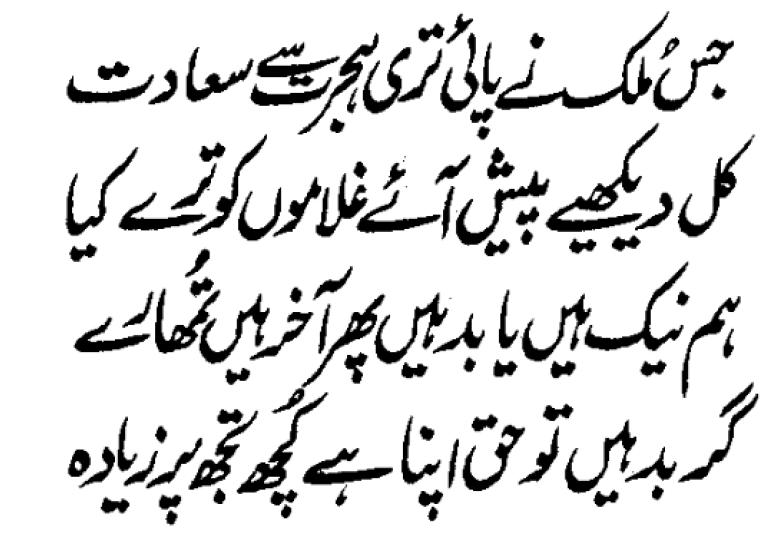
#> input picture Lab 3 [Intensity Histogram, Binarization and Recursive Xy Cut Algorithm]/images/XY-cutss.png, 769 x 534 px, found by its file name
$ python task3.py
#> lines starting #> are read from the running program, lines starting #| are printed output that depends on the picture
from PIL import Image,ImageDraw
import matplotlib.pyplot as plt
img1 = Image.open("images\\XY-cutss.png").convert("L")
width,height = img1.size
#> width = 769; height = 534
intensities = [0 for y in range(0,height)]
#> intensities = 534 values from 0 to 0
for x in range(0,width):
	for y in range(0,height):
		if (img1.getpixel((x,y)) < 128):
			intensities[y]+=1;
threshold = 30;
draw = ImageDraw.Draw(img1)
for y in range(0,height):
	if intensities[y] < 20:
		draw.line((0,y) + (width-1,y) , fill=0)
img1.show()
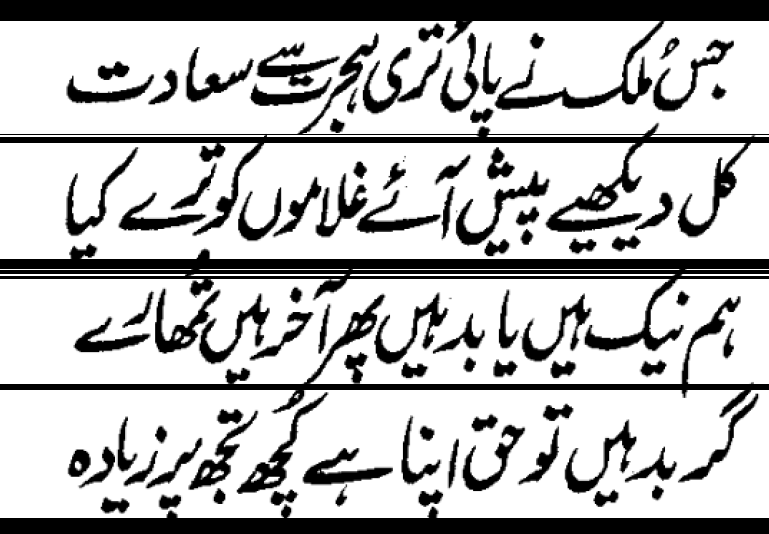
#> shown: PIL image 769x534 L; min 0, max 255, mean 188.2

$ run again, with Lab 3 [Intensity Histogram, Binarization and Recursive Xy Cut Algorithm]/images/B1.png copied over Lab 3 [Intensity Histogram, Binarization and Recursive Xy Cut Algorithm]/images/XY-cutss.png
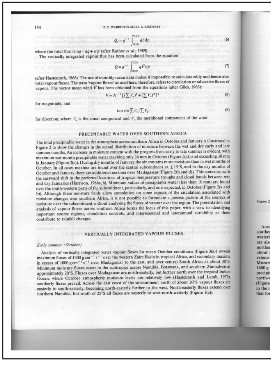
#> input picture Lab 3 [Intensity Histogram, Binarization and Recursive Xy Cut Algorithm]/images/B1.png, 271 x 365 px, found by its file name
#> `img1.show()`:
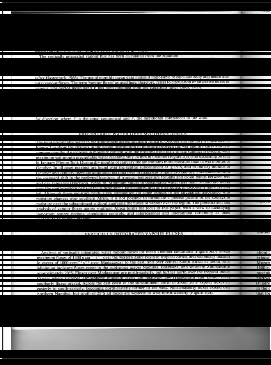
#> shown: PIL image 271x365 L; min 0, max 255, mean 55.5

$ run again, with Lab 3 [Intensity Histogram, Binarization and Recursive Xy Cut Algorithm]/images/XY-cuts.png copied over Lab 3 [Intensity Histogram, Binarization and Recursive Xy Cut Algorithm]/images/XY-cutss.png
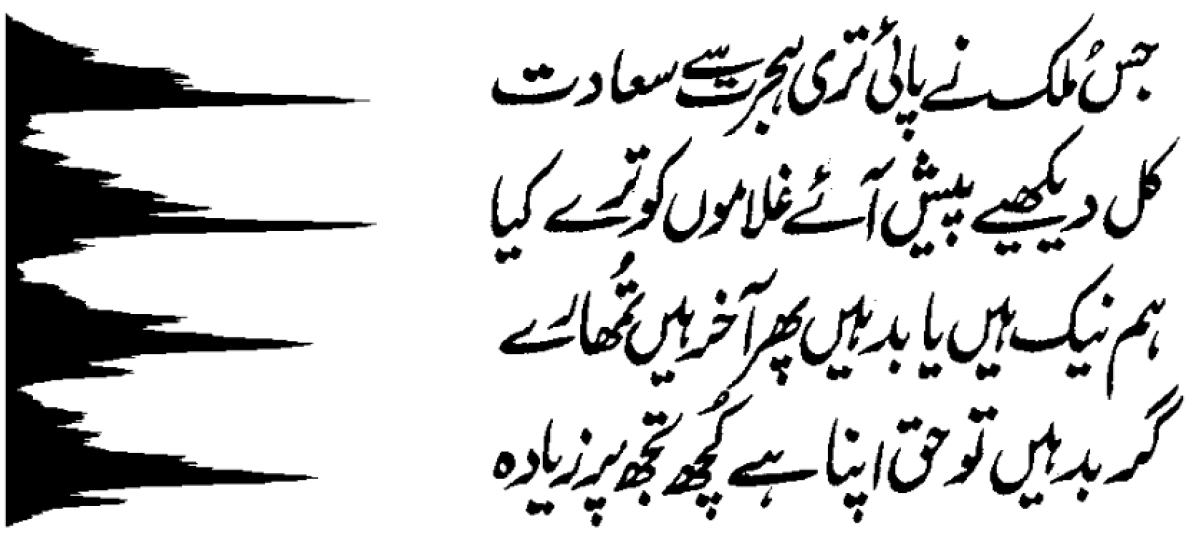
#> input picture Lab 3 [Intensity Histogram, Binarization and Recursive Xy Cut Algorithm]/images/XY-cuts.png, 1194 x 536 px, found by its file name
#> `img1.show()`:
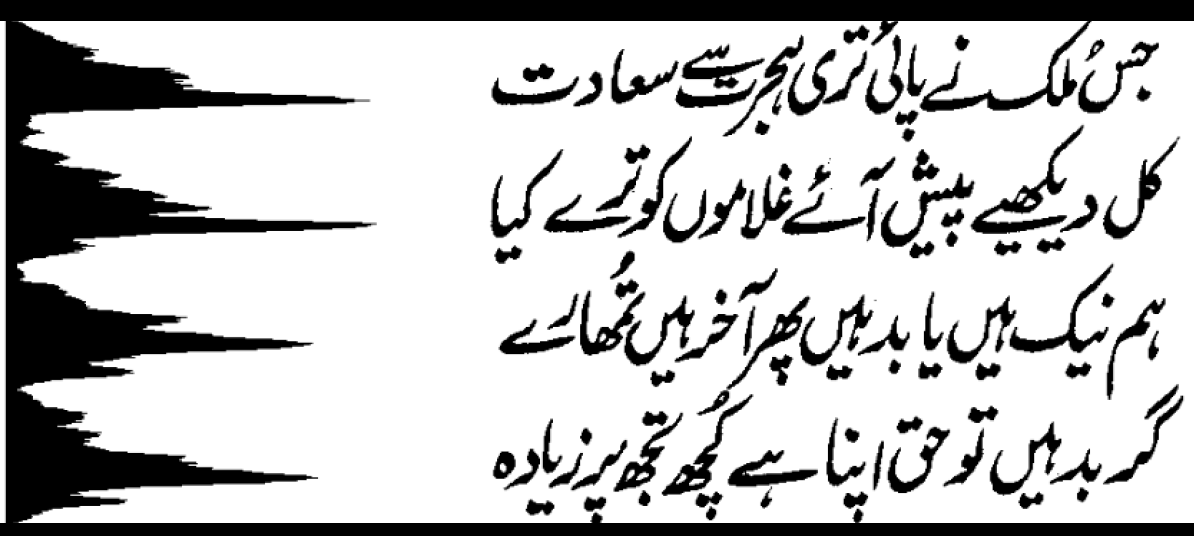
#> shown: PIL image 1194x536 L; min 0, max 255, mean 193.7
